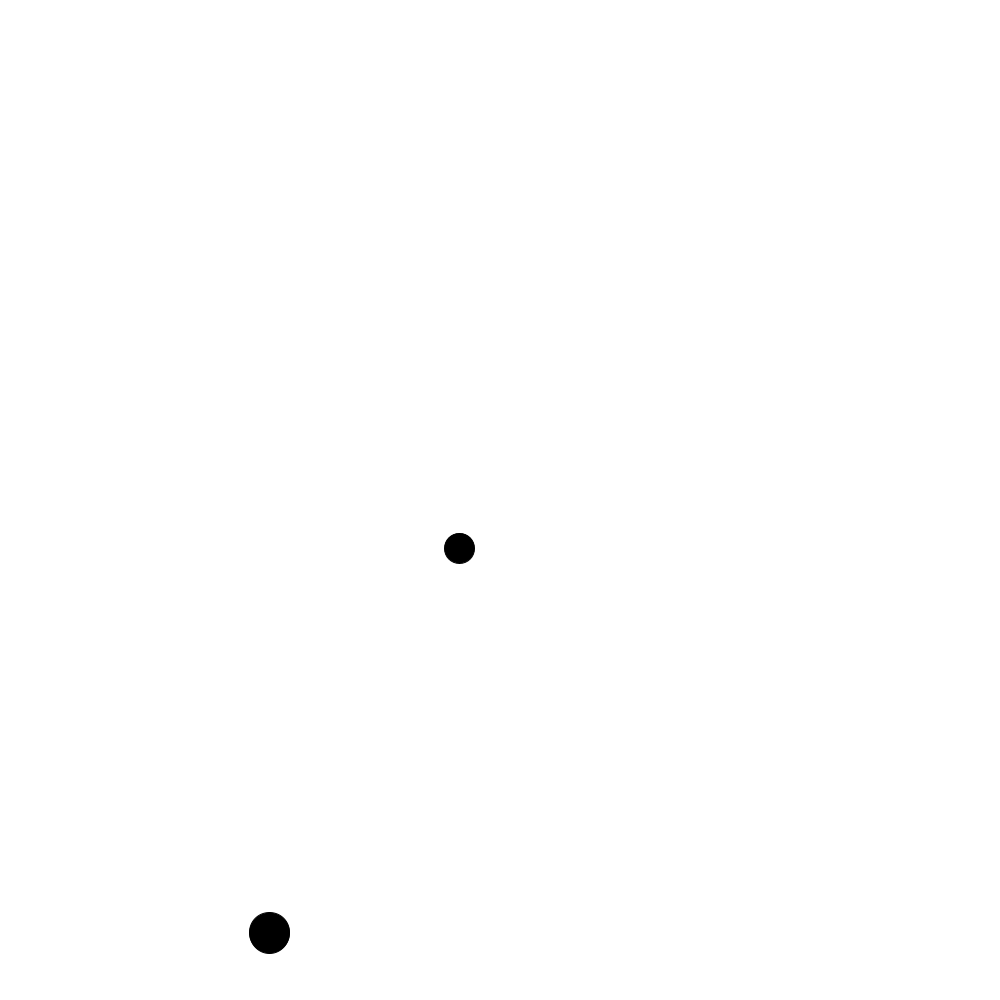
Frame 1 (no input)
Frame 60 (the mouse pressed at the canvas centre just before this capture): blank canvas, image omitted
Frame 120 (the mouse held since frame 60 and released just before this capture): blank canvas, image omitted

The Processing sketch that drew this single still picture (run headless with seeded random() and noise(); from frame 60 on, the mouse is pressed at the canvas centre):

// Processing sketch: NotesOnBallsStatePauseButton11_4_21
// ── NotesOnBallsStatePauseButton11_4_21.pde
Ball sack, sacktu;
int turnedOn=1;
int blue=0;
void setup() {
  size(1000, 1000);
  background(255);
  sack=new Ball();
  sacktu=new Ball();
}
void draw() {
  background(255);
  sack.display();
  sacktu.display();
  sack.move();
  sacktu.move();
  if (sack.detect(sacktu)) {
    sack.c=color (255, 0, 0);
  } else {
    sack.c=(255);
  }
  if (sacktu.detect(sack)) {
    sack.c=color (255, 0, 0);
  } else {
    sacktu.c=(255);
  }
}
void keyPressed() {
  if ( key== 'p' ) {
    if (sack.state==turnedOn) {
      sack.state = blue;
      sacktu.state=blue;
    } else {
      sack.state=turnedOn;
      sacktu.state=turnedOn;
    }
  }
}

// ── Ball.pde
class Ball {
  //fields
  float radius, cx, cy, xVel, yVel;
  color c;
  color displayC;
  int state;
  
  //constructors
  Ball() {
    radius=random(10, 26);
    cx=random(radius, width-radius);
    cy=random(radius, height-radius);
    state=1;
    xVel=int(random(-11, 11));
    
    if (xVel==0) {
      xVel=11;
    }

    yVel=int(random(-11, 11));
    if (yVel==0) {
      yVel=11;
    }
  }


  //methods
  void display() {
    fill(c);
    circle(cx, cy, radius*2);
  }
  void move() {
    if (state==1){
    cx+=xVel;
    cy+=yVel;
    }
    if ((cx>width-radius)||(cx<radius)) {
      xVel*=-1;
    }
    if ((cy>height-radius)||(cy<radius)) {
      yVel*=-1;
    }
  }
  boolean detect(Ball other) {
    if (dist(this.cx, this.cy, other.cx, other.cy)<=this.radius+other.radius) {
      return true;
    } else {
      return false;
    }
  }
}
